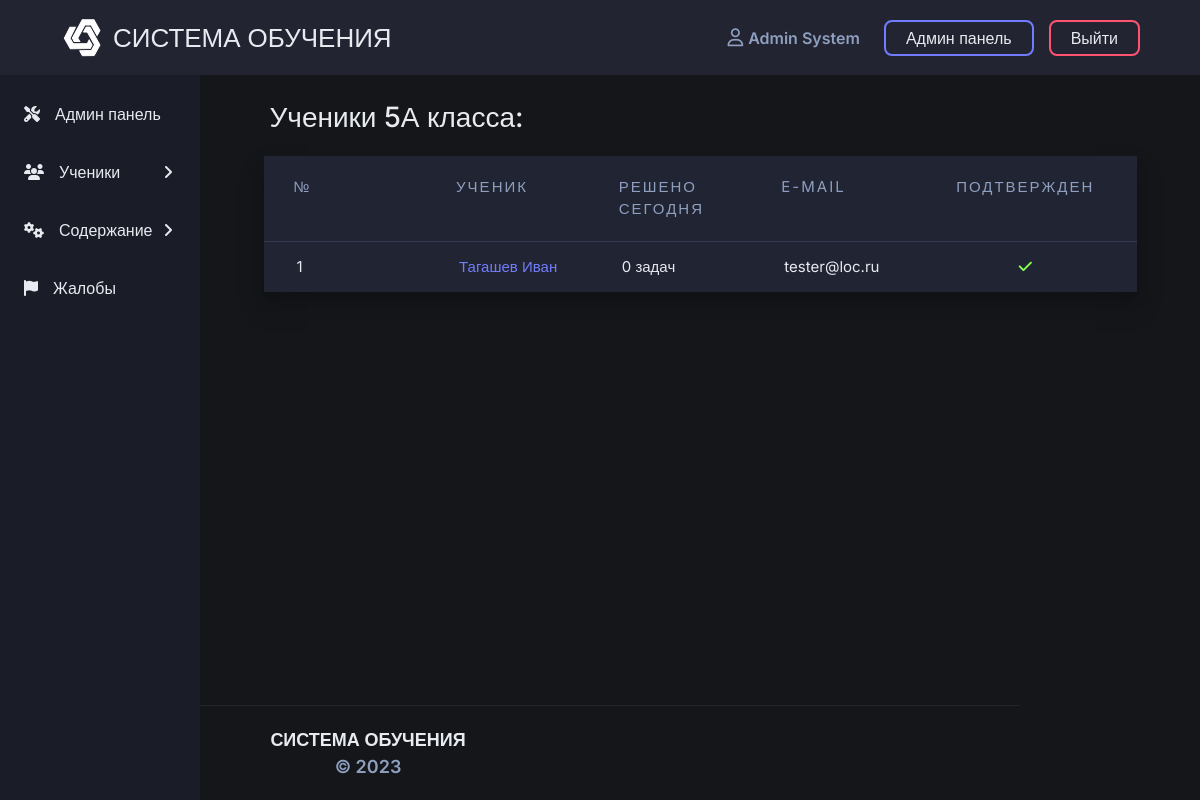
Screenshot of /admin/students?number=5&letter=А (signed in) with the database file from the repository.
### app/models.py (models this page shows, shortened)
class BaseModel(db.Model):
    __abstract__ = True

class User(BaseModel, UserMixin):  # lgtm [py/missing-equals]
    __tablename__ = "users"
    id = sqlalchemy.Column(sqlalchemy.Integer, primary_key=True, autoincrement=True)
    name = sqlalchemy.Column(sqlalchemy.String, nullable=False)
    surname = sqlalchemy.Column(sqlalchemy.String, nullable=False)
    email = sqlalchemy.Column(sqlalchemy.String, index=True, unique=True)
    verified = sqlalchemy.Column(sqlalchemy.Boolean, default=False)
    role_id = sqlalchemy.Column(sqlalchemy.Integer, sqlalchemy.ForeignKey("roles.id"))
    role = relationship('Role', lazy='joined', uselist=False)
    grade_id = sqlalchemy.Column(sqlalchemy.Integer, sqlalchemy.ForeignKey("grades.id"))
    grade = relationship('Grade')
    grade_letter = sqlalchemy.Column(sqlalchemy.String)
    hashed_password = sqlalchemy.Column(sqlalchemy.String)
    registration_date = sqlalchemy.Column(sqlalchemy.DateTime, default=datetime.datetime.utcnow)
    submissions = db.relationship(
        'Submission',
        secondary=user_submission,
        backref=db.backref('users', lazy='joined'),
        lazy='dynamic',
        order_by="desc(Submission.submission_date)",
        cascade='all,delete'
    )
    reports = db.relationship(
        'Report',
        backref=db.backref('user', lazy='joined'),
        lazy='dynamic',
        cascade='all,delete'
    )
    @hybrid_property
    def is_admin(self) -> bool:
        if self.role.name == 'admin':
            return True
        return False

### app/blueprints/admin/routes.py (the view)
@admin.route('/students', methods=['GET', 'POST'])
def students_page():
    number = request.args.get('number')
    letter = request.args.get('letter')
    users = db.session.query(User).filter(
        User.grade.has(number=number),
        User.grade_letter == letter
    ).order_by(
        asc(User.surname)
    ).all()
    table_data = []
    for user in users:
        solved_today = db.session.query(Submission).filter(
            func.date(Submission.submission_date) == date.today(),
            not_(Submission.test_results.any(success=False)),
            Submission.users.any(id=user.id)
        ).count()
        table_data.append({
            'user': user,
            'solved_today': solved_today
        })
    return render_template('admin/students.html', title=f'Ученики {number}{letter} класса', table_data=table_data)

### app/blueprints/admin/routes.py (called while the page is built)
@admin.before_request
def admin_role_required():
    if not current_user.is_authenticated:
        return redirect(url_for('auth.login_page'))
    if not current_user.is_admin:
        abort(403)

@admin.add_app_template_global
def check_for_reports():
    if db.session.query(Report).first():
        return True
    return False

### app/models.py (called while the page is built)
def init_db_data():
    if db.session.query(User).count() == 0:
        for grade in range(5, 12):
            db.session.add(Grade(number=grade))
        user_role = Role(name='user')
        db.session.add(user_role)
        admin_role = Role(name='admin')
        db.session.add(admin_role)
        admin = User(
            name='Админ',
            surname='Админович',
            email='contester@mail.ru',
            verified=True,
            role_id=db.session.query(Role).filter(Role.name == 'admin').first().id,
            grade_id=None,
            grade_letter=None
        )
        admin.set_password(environ.get('ADMIN_PASSWORD'))
        db.session.add(admin)
        db.session.commit()

@login_manager.user_loader
def load_user(user_id):
    return db.session.query(User).get(user_id)

### app/blueprints/admin/templates/admin/students.html
{% extends "admin/base.html" %}
{% block css %}
    {{ super() }}
    <link rel="stylesheet" href="{{ url_for('static', filename='css/table.css') }}">
    <link rel="stylesheet" href="{{ url_for('admin.static', filename='css/students.css') }}">
{% endblock %}
{% block admin_content %}
    <h2 class="admin__title">{{ title }}:</h2>
    <div class="table__wrapper">
        {% if table_data %}
            <div class="table box-shadow">
                <div class="table_header__wrapper">
                    <div class="table_header">
                        <div class="table_header_column index">
                            №
                        </div>
                        <div class="table_header_column name">
                            УЧЕНИК
                        </div>
                        <div class="table_header_column solved_today">
                            РЕШЕНО СЕГОДНЯ
                        </div>
                        <div class="table_header_column email">
                            E-MAIL
                        </div>
                        <div class="table_header_column verified">
                            ПОДТВЕРЖДЕН
                        </div>
                    </div>
                </div>
                <div class="table_body">
                    {% for row in table_data %}
                        {% set user = row['user'] %}
                        <div class="table_row__wrapper">
                            <div class="table_row">
                                <div class="table_row_column index">
                                    {{ loop.index }}
                                </div>
                                <div class="table_row_column name">
                                    <a href="{{ url_for('profile_page', user_id=user.id) }}" class="default_link">
                                        {{ user.surname }} {{ user.name }}
                                    </a>
                                </div>
                                <div class="table_row_column solved_today">
                                    {{ row['solved_today'] }} задач
                                </div>
                                <div class="table_row_column email">
                                    {{ user.email }}
                                </div>
                                <div class="table_row_column verified">
                                    {% if user.verified %}
                                        <i class="verified__icon fa fa-check" aria-hidden="true"></i>
                                    {% else %}
                                        <i class="not_verified__icon fa fa-times" aria-hidden="true"></i>
                                    {% endif %}
                                </div>
                            </div>
                        </div>
                    {% endfor %}
                </div>
            </div>
        {% else %}
            {% include 'responses/empty_response.html' %}
        {% endif %}
    </div>
{% endblock %}

### app/templates/base.html (shortened to what this page needs)
<!DOCTYPE html>
<html lang="{{ LANGUAGE }}">
<head>
    <link rel="stylesheet" href="https://stackpath.bootstrapcdn.com/bootstrap/4.4.1/css/bootstrap.min.css"
>
    <link rel="stylesheet" href="{{ url_for('static', filename='css/base.css') }}">
    {% block css %}{% endblock %}
</head>
<body>
<header class="header" id="header">
    <div class="container-fluid">
        <div class="row header-row">
            <div class="header__left_side">
                <a href="{{ url_for('home_page') }}" class="logo">
                    <img src="{{ url_for('static', filename='images/svg/logo.svg') }}" alt="logo" class="img">
                    <h2 class="name">СИСТЕМА ОБУЧЕНИЯ</h2>
                </a>
            </div>
            <div class="header__right_side">
                <div id="header__nav" class="header__nav">
                    <nav class="navigation">
                        {% if current_user.is_authenticated %}
                            <a href="{{ url_for('profile_page') }}"
                               id="profile" class="header__nav_item header__nav_button">
                                <i class="fa fa-user-o" aria-hidden="true"></i>
                                {{ current_user.name }} {{ current_user.surname }}
                            </a>
                            {% if current_user.is_admin %}
                                <a href="{{ url_for('admin.home_page') }}" id="admin_panel"
                                   class="header__nav_item header__nav_button">
                                    Админ панель
                                </a>
                            {% endif %}
                            <button id="logout" class="header__nav_item header__nav_button">
                                Выйти
                            </button>
                        {% else %}
                            <a href="{{ url_for('auth.login_page') }}" id="login"
                               class="header__nav_item header__nav_button">Войти</a>
                            <a href="{{ url_for('auth.signup_page') }}" id="signup"
                               class="header__nav_item header__nav_button">Регистрация</a>
                        {% endif %}
                    </nav>
                </div>
            </div>
        </div>
    </div>
</header>
<main role="main" class="main">
    {% block content %}
    {% endblock %}
</main>
<div class="footer__wrapper">
    <footer class="footer" id="footer">
        <div class="container-fluid">
            <div class="row footer__body">
                <div class="col-md-4 footer__name">
                    СИСТЕМА ОБУЧЕНИЯ <span>&copy; 2023</span>
                </div>
            </div>
        </div>
    </footer>
</div>
</body>
</html>

### app/static/css/base.css (style rules this page uses)
:root { --background-color: #14161a; --header-color: #222432; --footer-color: #0e1012; --text-color: #e7eaef; --darker-text-color: #8e9fbf; --dark-text-color: #000b26e0; --defaul-button-color: #292d3e; --defaul-icon-color: #1a1d28; --tooltip-backgroung: #ffffff; --tooltip-text: #0e1012; --modal-backgroung: #212432; --modal-textarea: #1a1d28; --green-color: #32c766; --darker-green-color: #10652e; --yellow-color: #ffcb6b; --darker-yellow-color: #dbae52; --blue-color: #72a0fd; --red-color: #f07178; --purple-color: #727dfd; --darker-purple-color: #8a72fd; --orange-color: #f78c6c; --cyan-color: #89ddff; --gray-color: #aebdcb; --white-color: #eeffff; --error-color: #ff5370; --fail-color: #f33151; --success-color: #86FF53; --purple-gradient: linear-gradient(145deg, var(--darker-purple-color), var(--purple-color)); --code-area-background: #33384e; }
* { margin: 0; padding: 0; -moz-box-sizing: border-box; -webkit-box-sizing: border-box; box-sizing: border-box; }
html { overflow-x: hidden; margin-right: calc(-1 * (100vw - 100%)); height: 100%; }
body { display: flex; position: relative; flex-direction: column; height: 100%; max-width: 100vw; background: var(--background-color); font-size: 15px; font-family: 'Inter', sans-serif; color: var(--text-color); }
h1, h2, h3, h4, h5, h6, p { margin: 0; }
a, a:hover { color: var(--text-color); text-decoration: none; }
button, button:active, button:focus { outline: none; border: none; box-shadow: none; }
.default_link { color: var(--purple-color); transition: all 0.2s ease; }
.box-shadow { box-shadow: 0 14px 28px rgba(0, 0, 0, 0.13), 0 10px 10px rgba(0, 0, 0, 0.13) !important; }
.container-fluid { width: 90%; }
.header { padding: 15px 0; background: var(--header-color); z-index: 100; }
.header .container-fluid { width: 90%; }
.header .row { align-items: center; justify-content: space-between; }
.header .header__left_side { display: flex; align-items: center; }
.logo { display: flex; align-items: center; margin-right: 40px; }
.logo .img { width: 45px; height: auto; margin-right: 8px; transition: all .2s ease; }
.logo .name { display: inline; font-size: 26px; transition: all .2s ease; align-self: center; }
.header .header__nav .navigation { display: flex; align-items: center; justify-content: flex-end; flex-wrap: wrap; }
.header .header__nav .navigation .header__nav_item { transition: all .2s ease }
.header .header__nav .navigation .header__nav_button { padding: 6px 24px; border: none; border-radius: 8px; color: var(--text-color); background: transparent; font-size: 16px; font-weight: 400; }
.header .header__nav .navigation #profile { display: flex; align-items: center; color: var(--darker-text-color); font-weight: 600; font-size: 16px; }
.header .header__nav .navigation #profile .fa { margin-right: 5px; font-size: 18px; }
.header .header__nav .navigation #admin_panel { padding: 4px 20px; border: 2px solid var(--purple-color); }
.header .header__nav .navigation #logout { margin-left: 15px; padding: 4px 20px; border: 2px var(--error-color) solid; }
.main { margin-top: 20px; flex-grow: 1; }
.footer__wrapper { margin-top: 40px; }
.footer__wrapper::before { content: ""; display: block; width: 70%; margin: auto; background-color: #21262d; height: 1px }
.footer { position: relative; width: 100%; padding: 20px; text-align: center; flex-shrink: 0; }
.footer .container-fluid { width: 60%; }
.footer .footer__body { align-items: center; }
.footer .footer__name { font-size: 18px; font-weight: 600; }
.footer .footer__name span { color: var(--darker-text-color); }

### app/blueprints/admin/static/css/base.css (style rules this page uses)
:root { --textarea-color: #1A1D28 }
header { position: sticky; top: 0; }
.container-fluid { width: 100%; }
.admin__title { margin-bottom: 15px; font-size: 28px; padding: 6px; }

### app/blueprints/admin/static/css/sidebar.css (style rules this page uses)
:root { --sidebar-background: #1a1d28; --sidebar-active-tab: #2a2e407d; --sidebar-item-hover: #4c78f2; }

### app/blueprints/admin/static/css/students.css (style rules this page uses)
.table_header_column.index, .table_row_column.index { flex-grow: 0 !important; }
.table_header_column.verified, .table_row_column.verified { display: flex; justify-content: center; }
.table_row_column.verified .verified__icon { color: var(--success-color); }

### rows the page displays
User: name "Admin", surname "System"
User: surname "Тагашев", name "Иван", email "tester@loc.ru", verified True (drawn)

### other values shown
{{ title }} "Ученики 5А класса"
{{ row['solved_today'] }} "0"
